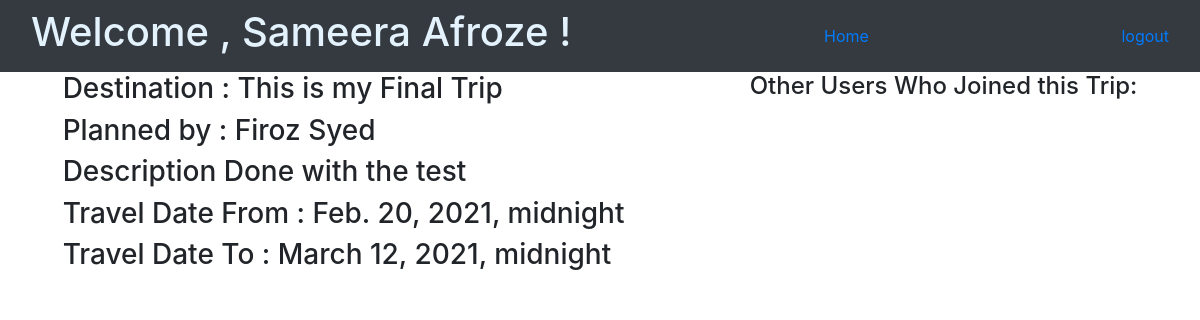
Page /travels/7 (signed in) on the committed database.
### loginregapp/models.py (models this page shows, shortened)
class User(models.Model):
    first_name=models.CharField(max_length=45)
    last_name=models.CharField(max_length=45)
    email=models.EmailField(max_length=45)
    password=models.CharField(max_length=100)
    created_at=models.DateTimeField(auto_now_add=True)
    updated_at=models.DateTimeField(auto_now=True)
    objects=UserManager()

### travelapp/models.py (models this page shows, shortened)
class Trip(models.Model):
    destination=models.CharField(max_length=45)
    description=models.CharField(max_length=255)
    from_date=models.DateTimeField()
    to_date=models.DateTimeField()
    created_at=models.DateTimeField(auto_now_add=True)
    updated_at=models.DateTimeField(auto_now=True)
    added_by=models.ForeignKey(User,related_name="trip_created",on_delete=models.CASCADE)
    users_who_join=models.ManyToManyField(User,related_name="joined_trips")
    objects=TripManager()

### travelapp/views.py (the view)
# urls.py: path('travels/<int:trip_id>',trv.tripview,name="tripview"),
def tripview(request,trip_id):
    if request.method=="GET":
        if 'user_id' not in request.session:
            return redirect('/')
        print("I am here to delete")
        logged_user=User.objects.get(id=request.session['user_id'])
        this_trip=Trip.objects.get(id=trip_id)
        return render(request,'tripview.html', context={
            'logged_user':User.objects.get(id=request.session['user_id']),
            'this_trip':Trip.objects.get(id=trip_id),
            'trips':Trip.objects.all(),
            'users':User.objects.all()
            })

### travelapp/templates/tripview.html (shortened to what this page needs)
<!DOCTYPE html>
<html lang="en">
<head>
    {% load static %}
    <link href="https://cdn.jsdelivr.net/npm/bootstrap@5.0.0-beta1/dist/css/bootstrap.min.css" rel="stylesheet"
>
    <link href="//maxcdn.bootstrapcdn.com/bootstrap/4.1.1/css/bootstrap.min.css" rel="stylesheet" id="bootstrap-css">
</head>
<body>
    <nav class="navbar navbar-dark bg-dark">
        <div class="container-fluid">
            <p class="h1" style="color: #e3f2fd;"> Welcome , {{logged_user.first_name}} ! </p>
            <a href="/travels/home">Home </a>
            <a href="/travels/logout">logout</a>
        </div>
    </nav>
    <div class="d-flex justify-content-around">
        <div class="trip_details">
        <p class="h3">Destination : {{this_trip.destination}}</p>
        <p class="h3"> Planned by : {{this_trip.added_by.first_name}} {{this_trip.added_by.last_name}}</p>
        <p class="h3"> Description {{this_trip.description}}</p>
        <p class="h3"> Travel Date From : {{this_trip.from_date}}</p>
        <p class="h3"> Travel Date To : {{this_trip.to_date}}</p>
        </div>
        <div class="other_users_joined_trips">
            <p class="h4 "> Other Users Who Joined this Trip: </p>
        </div>
    </div>
</body>
</html>

### rows in the picture
User: first_name "Sameera Afroze"
Trip: destination "This is my Final Trip", added_by.first_name "Firoz", added_by.last_name "Syed", description "Done with the test", from_date "Feb. 20, 2021, midnight", to_date "March 12, 2021, midnight"
